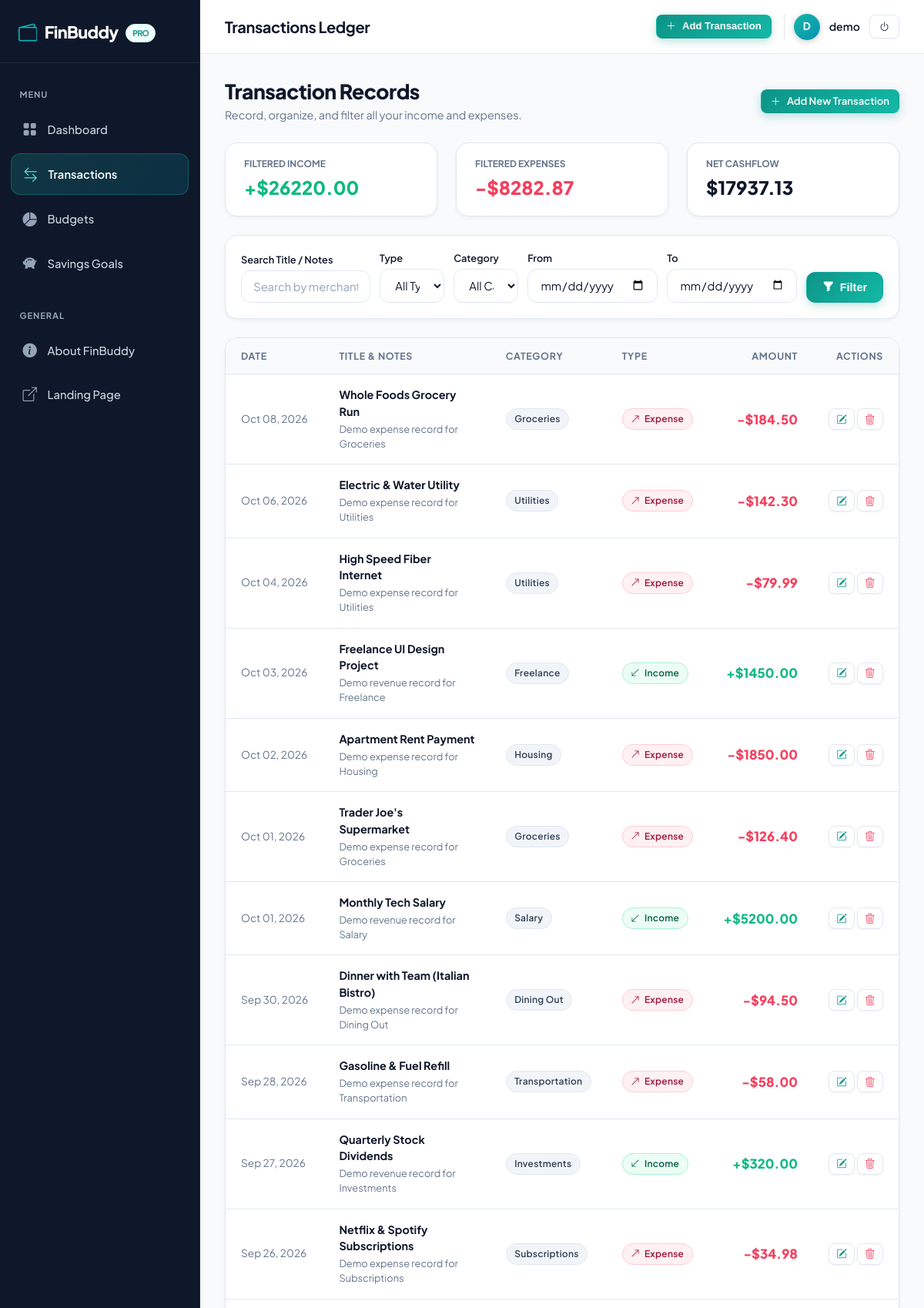
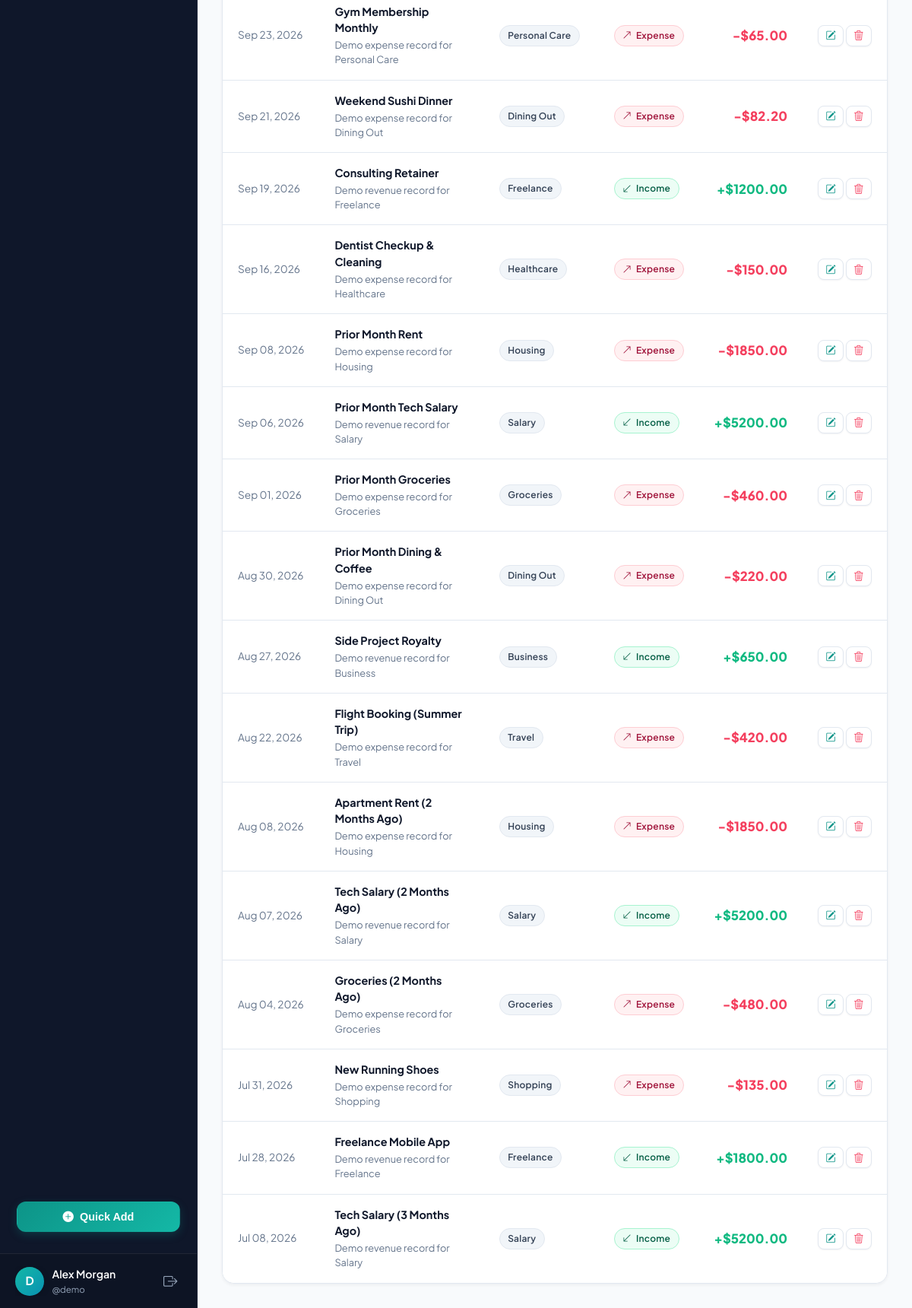
Page /transactions/ (signed in) on the committed database (2 pictures, top to bottom).
### finance/models.py (models this page shows, shortened)
class Transaction(models.Model):
    TYPE_CHOICES = [
        ('INCOME', 'Income'),
        ('EXPENSE', 'Expense'),
    ]
    user = models.ForeignKey(User, on_delete=models.CASCADE, related_name='transactions')
    title = models.CharField(max_length=200, help_text="e.g. Monthly Salary, Grocery Run, Electricity Bill")
    amount = models.DecimalField(max_digits=12, decimal_places=2)
    transaction_type = models.CharField(max_length=10, choices=TYPE_CHOICES, default='EXPENSE')
    category = models.CharField(max_length=50)
    date = models.DateField(default=timezone.now)
    description = models.TextField(blank=True)
    created_at = models.DateTimeField(auto_now_add=True)
    updated_at = models.DateTimeField(auto_now=True)
    class Meta:
        ordering = ['-date', '-created_at']

### finance/views.py (the view)
# urls.py: path('transactions/', views.transactions_list, name='transactions_list'),
@login_required
def transactions_list(request):
    user = request.user
    queryset = Transaction.objects.filter(user=user)
    search_query = request.GET.get('search', '').strip()
    trans_type = request.GET.get('type', '').strip().upper()
    category = request.GET.get('category', '').strip()
    date_from = request.GET.get('date_from', '').strip()
    date_to = request.GET.get('date_to', '').strip()
    if search_query:
        queryset = queryset.filter(
            Q(title__icontains=search_query) | Q(description__icontains=search_query)
        )
    if trans_type in ['INCOME', 'EXPENSE']:
        queryset = queryset.filter(transaction_type=trans_type)
    if category:
        queryset = queryset.filter(category=category)
    if date_from:
        try:
            queryset = queryset.filter(date__gte=date_from)
        except Exception:
            pass
    if date_to:
        try:
            queryset = queryset.filter(date__lte=date_to)
        except Exception:
            pass
    filtered_income = queryset.filter(transaction_type='INCOME').aggregate(Sum('amount'))['amount__sum'] or Decimal('0.00')
    filtered_expense = queryset.filter(transaction_type='EXPENSE').aggregate(Sum('amount'))['amount__sum'] or Decimal('0.00')
    filtered_net = filtered_income - filtered_expense
    user_categories = Transaction.objects.filter(user=user).values_list('category', flat=True).distinct()
    context = {
        'transactions': queryset,
        'search_query': search_query,
        'selected_type': trans_type,
        'selected_category': category,
        'date_from': date_from,
        'date_to': date_to,
        'user_categories': user_categories,
        'filtered_income': filtered_income,
        'filtered_expense': filtered_expense,
        'filtered_net': filtered_net,
        'quick_form': TransactionForm(initial={'date': timezone.now().date()}),
    }
    return render(request, 'finance/transactions.html', context)

### templates/finance/transactions.html (shortened to what this page needs)
{% extends 'dashboard_base.html' %}
{% load static %}
{% block dashboard_title %}Transactions Ledger{% endblock %}
{% block dashboard_content %}
<div style="display: flex; justify-content: space-between; align-items: center; margin-bottom: 1.5rem; flex-wrap: wrap; gap: 1rem;">
  <div>
    <h1 style="font-size: 1.65rem; font-weight: 800; color: var(--navy-900); margin-bottom: 0.25rem;">
      Transaction Records
    </h1>
    <p style="color: var(--text-muted); font-size: 0.9rem; margin: 0;">
      Record, organize, and filter all your income and expenses.
    </p>
  </div>
  <div style="display: flex; gap: 0.75rem;">
    <a href="{% url 'finance:transaction_create' %}" class="btn btn-teal btn-sm" id="btn-add-transaction-page">
      <i class="bi bi-plus-lg"></i> Add New Transaction
    </a>
  </div>
</div>
<div class="grid-3" style="margin-bottom: 1.5rem;">
  <div class="card" style="padding: 1.15rem 1.5rem;">
    <div style="font-size: 0.75rem; font-weight: 700; color: var(--text-muted); text-transform: uppercase;">Filtered Income</div>
    <div style="font-size: 1.5rem; font-weight: 800; color: var(--emerald-500); margin-top: 0.2rem;">
      +${{ filtered_income|floatformat:2 }}
    </div>
  </div>
  <div class="card" style="padding: 1.15rem 1.5rem;">
    <div style="font-size: 0.75rem; font-weight: 700; color: var(--text-muted); text-transform: uppercase;">Filtered Expenses</div>
    <div style="font-size: 1.5rem; font-weight: 800; color: var(--rose-500); margin-top: 0.2rem;">
      -${{ filtered_expense|floatformat:2 }}
    </div>
  </div>
  <div class="card" style="padding: 1.15rem 1.5rem;">
    <div style="font-size: 0.75rem; font-weight: 700; color: var(--text-muted); text-transform: uppercase;">Net Cashflow</div>
    <div style="font-size: 1.5rem; font-weight: 800; {% if filtered_net >= 0 %}color: var(--navy-900);{% else %}color: var(--rose-500);{% endif %} margin-top: 0.2rem;">
      ${{ filtered_net|floatformat:2 }}
    </div>
  </div>
</div>
<div class="card" style="margin-bottom: 1.5rem; padding: 1.25rem;">
  <form method="get" action="{% url 'finance:transactions_list' %}" id="filter-form">
    <div style="display: grid; grid-template-columns: 2fr 1fr 1fr 1fr 1fr auto; gap: 0.75rem; align-items: flex-end;" class="filter-grid">
      <div>
        <label class="form-label" style="font-size: 0.8rem; margin-bottom: 0.25rem;">Search Title / Notes</label>
        <input type="text" name="search" class="form-control" placeholder="Search by merchant, note..." value="{{ search_query }}">
      </div>
      <div>
        <label class="form-label" style="font-size: 0.8rem; margin-bottom: 0.25rem;">Type</label>
        <select name="type" class="form-select">
          <option value="">All Types</option>
        </select>
      </div>
      <div>
        <label class="form-label" style="font-size: 0.8rem; margin-bottom: 0.25rem;">Category</label>
        <select name="category" class="form-select">
          <option value="">All Categories</option>
        </select>
      </div>
      <div>
        <label class="form-label" style="font-size: 0.8rem; margin-bottom: 0.25rem;">From</label>
        <input type="date" name="date_from" class="form-control" value="{{ date_from }}">
      </div>
      <div>
        <label class="form-label" style="font-size: 0.8rem; margin-bottom: 0.25rem;">To</label>
        <input type="date" name="date_to" class="form-control" value="{{ date_to }}">
      </div>
      <div style="display: flex; gap: 0.5rem;">
        <button type="submit" class="btn btn-teal" title="Apply Filter">
          <i class="bi bi-funnel-fill"></i> Filter
        </button>
      </div>
    </div>
  </form>
</div>
<div class="card" style="padding: 0; overflow: hidden;">
  {% if transactions %}
    <div class="table-container" style="border: none;">
      <table class="data-table">
        <thead>
          <tr>
            <th>Date</th>
            <th>Title & Notes</th>
            <th>Category</th>
            <th>Type</th>
            <th style="text-align: right;">Amount</th>
            <th style="text-align: right;">Actions</th>
          </tr>
        </thead>
        <tbody>
          {% for t in transactions %}
          <tr>
            <td style="font-size: 0.85rem; color: var(--text-muted); white-space: nowrap;">
              {{ t.date|date:"M d, Y" }}
            </td>
            <td>
              <div style="font-weight: 700; color: var(--navy-900);">{{ t.title }}</div>
              {% if t.description %}
                <div style="font-size: 0.8rem; color: var(--text-muted); margin-top: 0.15rem;">{{ t.description }}</div>
              {% endif %}
            </td>
            <td>
              <span class="badge badge-neutral">{{ t.category }}</span>
            </td>
            <td>
              {% if t.transaction_type == 'INCOME' %}
                <span class="badge badge-income"><i class="bi bi-arrow-down-left"></i> Income</span>
              {% else %}
                <span class="badge badge-expense"><i class="bi bi-arrow-up-right"></i> Expense</span>
              {% endif %}
            </td>
            <td style="text-align: right; font-weight: 800; font-size: 1.05rem; white-space: nowrap;">
              {% if t.transaction_type == 'INCOME' %}
                <span class="text-income">+${{ t.amount|floatformat:2 }}</span>
              {% else %}
                <span class="text-expense">-${{ t.amount|floatformat:2 }}</span>
              {% endif %}
            </td>
            <td style="text-align: right; white-space: nowrap;">
              <a href="{% url 'finance:transaction_update' t.pk %}" class="btn btn-secondary btn-sm" title="Edit" style="padding: 0.3rem 0.6rem;">
                <i class="bi bi-pencil-square text-teal"></i>
              </a>
              <a href="{% url 'finance:transaction_delete' t.pk %}" class="btn btn-secondary btn-sm" title="Delete" style="padding: 0.3rem 0.6rem;">
                <i class="bi bi-trash3 text-expense"></i>
              </a>
            </td>
          </tr>
          {% endfor %}
        </tbody>
      </table>
    </div>
  {% endif %}
</div>
{% endblock dashboard_content %}

### templates/dashboard_base.html (shortened to what this page needs)
{% extends 'base.html' %}
{% load static %}
{% block content %}
<div class="app-shell">
  <aside class="app-sidebar" id="appSidebar">
    <div class="sidebar-header">
      <a href="{% url 'finance:dashboard' %}" class="brand-logo">
        <i class="bi bi-wallet2"></i>
        <span>FinBuddy</span>
        <span class="brand-badge">PRO</span>
      </a>
    </div>
    <nav class="sidebar-menu">
      <div class="menu-label">Menu</div>
      <a href="{% url 'finance:dashboard' %}" class="sidebar-link {% if request.resolver_match.url_name == 'dashboard' %}active{% endif %}" id="nav-dashboard">
        <i class="bi bi-grid-fill"></i>
        <span>Dashboard</span>
      </a>
      <a href="{% url 'finance:transactions_list' %}" class="sidebar-link {% if 'transactions' in request.resolver_match.url_name %}active{% endif %}" id="nav-transactions">
        <i class="bi bi-arrow-left-right"></i>
        <span>Transactions</span>
      </a>
      <a href="{% url 'finance:budget_list' %}" class="sidebar-link {% if 'budget' in request.resolver_match.url_name %}active{% endif %}" id="nav-budgets">
        <i class="bi bi-pie-chart-fill"></i>
        <span>Budgets</span>
      </a>
      <a href="{% url 'finance:savings_goal_list' %}" class="sidebar-link {% if 'savings' in request.resolver_match.url_name %}active{% endif %}" id="nav-savings">
        <i class="bi bi-piggy-bank-fill"></i>
        <span>Savings Goals</span>
      </a>
      <div class="menu-label" style="margin-top: 1rem;">General</div>
      <a href="{% url 'finance:about' %}" class="sidebar-link">
        <i class="bi bi-info-circle-fill"></i>
        <span>About FinBuddy</span>
      </a>
      <a href="{% url 'finance:home' %}" class="sidebar-link">
        <i class="bi bi-box-arrow-up-right"></i>
        <span>Landing Page</span>
      </a>
      <div style="padding: 1.5rem 0.5rem 0.5rem; margin-top: auto;">
        <button type="button" class="btn btn-teal" style="width: 100%;" onclick="openModal('quickAddModal')">
          <i class="bi bi-plus-circle-fill"></i> Quick Add
        </button>
      </div>
    </nav>
    <div class="sidebar-user">
      <div style="display: flex; align-items: center; overflow: hidden;">
        <div class="user-avatar">
          {{ user.username|slice:":1"|upper }}
        </div>
        <div class="user-info">
          <div class="user-name">{{ user.get_full_name|default:user.username }}</div>
          <div class="user-tagline">@{{ user.username }}</div>
        </div>
      </div>
      <a href="{% url 'finance:logout' %}" title="Log out" style="color: #94a3b8; font-size: 1.15rem; padding: 0.35rem;">
        <i class="bi bi-box-arrow-right"></i>
      </a>
    </div>
  </aside>
  <div class="app-main">
    <header class="app-header">
      <div style="display: flex; align-items: center; gap: 1rem;">
        <h2 style="font-size: 1.25rem; font-weight: 700; margin: 0; color: var(--navy-900);">
          {% block dashboard_title %}Financial Overview{% endblock %}
        </h2>
      </div>
      <div class="header-actions">
        <button type="button" class="btn btn-teal btn-sm" onclick="openModal('quickAddModal')" id="btn-quick-add">
          <i class="bi bi-plus-lg"></i> Add Transaction
        </button>
        <div style="display: flex; align-items: center; gap: 0.75rem; padding-left: 0.75rem; border-left: 1px solid var(--border-subtle);">
          <div class="user-avatar" style="width: 34px; height: 34px; font-size: 0.85rem;">
            {{ user.username|slice:":1"|upper }}
          </div>
          <span style="font-weight: 600; font-size: 0.88rem; color: var(--navy-900);" class="d-none-sm">
            {{ user.username }}
          </span>
          <a href="{% url 'finance:logout' %}" class="btn btn-secondary btn-sm" title="Log out">
            <i class="bi bi-power"></i>
          </a>
        </div>
      </div>
    </header>
    <div class="content-body">
      {% block dashboard_content %}{% endblock %}
    </div>
  </div>
</div>
{% endblock content %}

### templates/base.html (shortened to what this page needs)
{% load static %}
<!DOCTYPE html>
<html lang="en">
<head>
  <link rel="stylesheet" href="https://cdn.jsdelivr.net/npm/bootstrap-icons@1.11.3/font/bootstrap-icons.min.css">
  <link rel="stylesheet" href="{% static 'css/style.css' %}">
</head>
<body>
  <main>
    {% block content %}{% endblock %}
  </main>
</body>
</html>

### rows in the picture
Transaction: date "Oct 08, 2026", title "Whole Foods Grocery Run", description "Demo expense record for Groceries", category "Groceries", transaction_type "EXPENSE" (drawn), amount "184.50"
Transaction: date "Oct 06, 2026", title "Electric & Water Utility", description "Demo expense record for Utilities", category "Utilities", transaction_type "EXPENSE" (drawn), amount "142.30"
Transaction: date "Oct 04, 2026", title "High Speed Fiber Internet", description "Demo expense record for Utilities", category "Utilities", transaction_type "EXPENSE" (drawn), amount "79.99"
Transaction: date "Oct 03, 2026", title "Freelance UI Design Project", description "Demo revenue record for Freelance", category "Freelance", transaction_type "INCOME" (drawn), amount "1450.00"
Transaction: date "Oct 02, 2026", title "Apartment Rent Payment", description "Demo expense record for Housing", category "Housing", transaction_type "EXPENSE" (drawn), amount "1850.00"
Transaction: date "Oct 01, 2026", title "Trader Joe's Supermarket", description "Demo expense record for Groceries", category "Groceries", transaction_type "EXPENSE" (drawn), amount "126.40"
Transaction: date "Oct 01, 2026", title "Monthly Tech Salary", description "Demo revenue record for Salary", category "Salary", transaction_type "INCOME" (drawn), amount "5200.00"
Transaction: date "Sep 30, 2026", title "Dinner with Team (Italian Bistro)", description "Demo expense record for Dining Out", category "Dining Out", transaction_type "EXPENSE" (drawn), amount "94.50"
Transaction: date "Sep 28, 2026", title "Gasoline & Fuel Refill", description "Demo expense record for Transportation", category "Transportation", transaction_type "EXPENSE" (drawn), amount "58.00"
Transaction: date "Sep 27, 2026", title "Quarterly Stock Dividends", description "Demo revenue record for Investments", category "Investments", transaction_type "INCOME" (drawn), amount "320.00"
Transaction: date "Sep 26, 2026", title "Netflix & Spotify Subscriptions", description "Demo expense record for Subscriptions", category "Subscriptions", transaction_type "EXPENSE" (drawn), amount "34.98"
Transaction: date "Sep 23, 2026", title "Gym Membership Monthly", description "Demo expense record for Personal Care", category "Personal Care", transaction_type "EXPENSE" (drawn), amount "65.00"
Transaction: date "Sep 21, 2026", title "Weekend Sushi Dinner", description "Demo expense record for Dining Out", category "Dining Out", transaction_type "EXPENSE" (drawn), amount "82.20"
Transaction: date "Sep 19, 2026", title "Consulting Retainer", description "Demo revenue record for Freelance", category "Freelance", transaction_type "INCOME" (drawn), amount "1200.00"
Transaction: date "Sep 16, 2026", title "Dentist Checkup & Cleaning", description "Demo expense record for Healthcare", category "Healthcare", transaction_type "EXPENSE" (drawn), amount "150.00"
Transaction: date "Sep 08, 2026", title "Prior Month Rent", description "Demo expense record for Housing", category "Housing", transaction_type "EXPENSE" (drawn), amount "1850.00"
Transaction: date "Sep 06, 2026", title "Prior Month Tech Salary", description "Demo revenue record for Salary", category "Salary", transaction_type "INCOME" (drawn), amount "5200.00"
Transaction: date "Sep 01, 2026", title "Prior Month Groceries", description "Demo expense record for Groceries", category "Groceries", transaction_type "EXPENSE" (drawn), amount "460.00"
Transaction: date "Aug 30, 2026", title "Prior Month Dining & Coffee", description "Demo expense record for Dining Out", category "Dining Out", transaction_type "EXPENSE" (drawn), amount "220.00"
Transaction: date "Aug 27, 2026", title "Side Project Royalty", description "Demo revenue record for Business", category "Business", transaction_type "INCOME" (drawn), amount "650.00"
Transaction: date "Aug 22, 2026", title "Flight Booking (Summer Trip)", description "Demo expense record for Travel", category "Travel", transaction_type "EXPENSE" (drawn), amount "420.00"
Transaction: date "Aug 08, 2026", title "Apartment Rent (2 Months Ago)", description "Demo expense record for Housing", category "Housing", transaction_type "EXPENSE" (drawn), amount "1850.00"
Transaction: date "Aug 07, 2026", title "Tech Salary (2 Months Ago)", description "Demo revenue record for Salary", category "Salary", transaction_type "INCOME" (drawn), amount "5200.00"
Transaction: date "Aug 04, 2026", title "Groceries (2 Months Ago)", description "Demo expense record for Groceries", category "Groceries", transaction_type "EXPENSE" (drawn), amount "480.00"
Transaction: date "Jul 31, 2026", title "New Running Shoes", description "Demo expense record for Shopping", category "Shopping", transaction_type "EXPENSE" (drawn), amount "135.00"
Transaction: date "Jul 28, 2026", title "Freelance Mobile App", description "Demo revenue record for Freelance", category "Freelance", transaction_type "INCOME" (drawn), amount "1800.00"
Transaction: date "Jul 08, 2026", title "Tech Salary (3 Months Ago)", description "Demo revenue record for Salary", category "Salary", transaction_type "INCOME" (drawn), amount "5200.00"

### other values in the picture
{{ user.username|slice:":1"|upper }} "D"
{{ user.get_full_name|default:user.username }} "Alex Morgan"
{{ user.username }} "demo"
{{ filtered_income|floatformat:2 }} "26220.00"
{{ filtered_expense|floatformat:2 }} "8282.87"
{{ filtered_net|floatformat:2 }} "17937.13"
